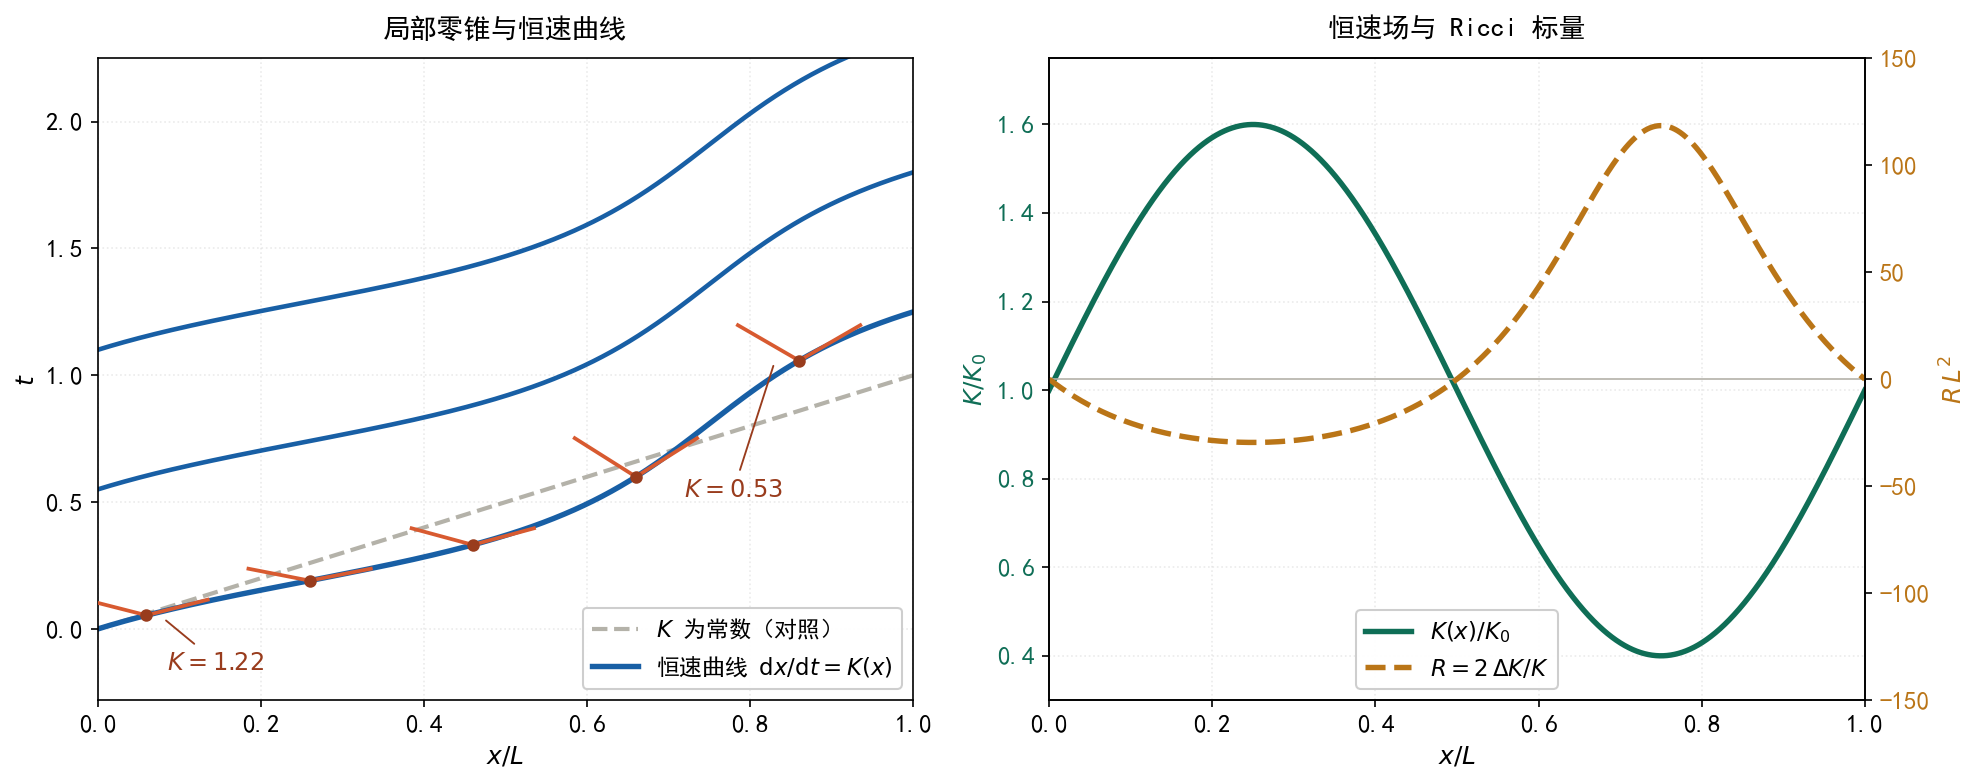

The script that saved this image:
# -*- coding: utf-8 -*-
"""恒速场群配图：左栏 局部零锥 + 恒速曲线；右栏 K(x) 与 Ricci 标量 R=2K''/K。"""

import numpy as np
import matplotlib
matplotlib.use("Agg")
import matplotlib.pyplot as plt

plt.rcParams["font.sans-serif"] = ["SimHei", "Arial Unicode MS", "DejaVu Sans"]
plt.rcParams["axes.unicode_minus"] = False
plt.rcParams["font.size"] = 12

L = 1.0
K0 = 1.0
alpha = 0.6

x = np.linspace(0.0, L, 4001)
K = K0 * (1.0 + alpha * np.sin(2 * np.pi * x / L))
Kpp = -K0 * alpha * (2 * np.pi / L) ** 2 * np.sin(2 * np.pi * x / L)
R = 2.0 * Kpp / K

# 恒速曲线 dx/dt = K(x)  =>  dt/dx = 1/K(x)
t = np.concatenate([[0.0], np.cumsum(0.5 * (1.0 / K[1:] + 1.0 / K[:-1]) * np.diff(x))])

fig, (ax1, ax2) = plt.subplots(1, 2, figsize=(13.4, 5.4))

# ---------------- 左栏 ----------------
ax1.set_title("局部零锥与恒速曲线", fontsize=13, pad=10)

# K 常数对照（直线）
ax1.plot(x, x / K0, color="#B4B2A9", lw=2.0, ls="--",
         label="$K$ 为常数（对照）")

# 局部零锥：在若干位置画 V 形（朝 +t 张开）
cone_x = [0.06, 0.26, 0.46, 0.66, 0.86]
d = 0.075
for k, xc in enumerate(cone_x):
    idx = int(round(xc / L * (len(x) - 1)))
    x0, t0 = x[idx], t[idx]
    kk = K[idx]
    hl = d / kk  # dt 方向半长（K 越大越平，张角越宽）
    ax1.plot([x0 - d, x0], [t0 + hl, t0], color="#D85A30", lw=1.8, zorder=3)
    ax1.plot([x0, x0 + d], [t0, t0 + hl], color="#D85A30", lw=1.8, zorder=3)
    ax1.plot([x0], [t0], marker="o", ms=5, color="#993C1D", zorder=4)
    if k == 0:
        ax1.annotate("$K=1.22$", xy=(x0 + 0.02, t0 - 0.01),
                     xytext=(0.145, -0.16), fontsize=11.5, color="#993C1D",
                     ha="center",
                     arrowprops=dict(arrowstyle="-", color="#993C1D", lw=0.9))
    if k == 4:
        ax1.annotate("$K=0.53$", xy=(x0 - 0.03, t0 - 0.005),
                     xytext=(0.78, 0.52), fontsize=11.5, color="#993C1D",
                     ha="center",
                     arrowprops=dict(arrowstyle="-", color="#993C1D", lw=0.9))

# 恒速曲线（变 K）：三条平移副本
for off, lw in zip([0.0, 0.55, 1.10], [2.6, 2.2, 2.2]):
    ax1.plot(x, t + off, color="#185FA5", lw=lw,
             label="恒速曲线 $\\mathrm{d}x/\\mathrm{d}t=K(x)$" if off == 0 else None)

ax1.set_xlabel("$x/L$")
ax1.set_ylabel("$t$")
ax1.set_xlim(0.0, 1.0)
ax1.set_ylim(-0.28, 2.25)
ax1.legend(loc="lower right", fontsize=11, framealpha=0.95)
ax1.grid(alpha=0.25, ls=":")
ax1.set_axisbelow(True)

# ---------------- 右栏 ----------------
ax2.set_title("恒速场与 Ricci 标量", fontsize=13, pad=10)

ax2.axhline(0.0, color="#B4B2A9", lw=1.2, ls="-", zorder=1)
ax2.plot(x, K / K0, color="#0F6E56", lw=2.6, label="$K(x)/K_0$")
ax2.set_xlabel("$x/L$")
ax2.set_ylabel("$K/K_0$", color="#0F6E56")
ax2.tick_params(axis="y", labelcolor="#0F6E56")
ax2.set_xlim(0.0, 1.0)
ax2.set_ylim(0.30, 1.75)

ax2b = ax2.twinx()
ax2b.plot(x, R * L ** 2, color="#BA7517", lw=2.6, ls="--",
          label="$R=2\\,\\Delta K/K$")
ax2b.set_ylabel("$R\\,L^{2}$", color="#BA7517")
ax2b.tick_params(axis="y", labelcolor="#BA7517")
ax2b.axhline(0.0, color="#B4B2A9", lw=0.8, zorder=1)
ax2b.set_ylim(-150.0, 150.0)

lines1, lab1 = ax2.get_legend_handles_labels()
lines2, lab2 = ax2b.get_legend_handles_labels()
ax2.legend(lines1 + lines2, lab1 + lab2, loc="lower center",
           fontsize=11, framealpha=0.95)

ax2.grid(alpha=0.25, ls=":")
ax2.set_axisbelow(True)

fig.tight_layout()
fig.savefig("invariant-speed-field.png", dpi=150, bbox_inches="tight",
            facecolor="white")
print("saved invariant-speed-field.png")
